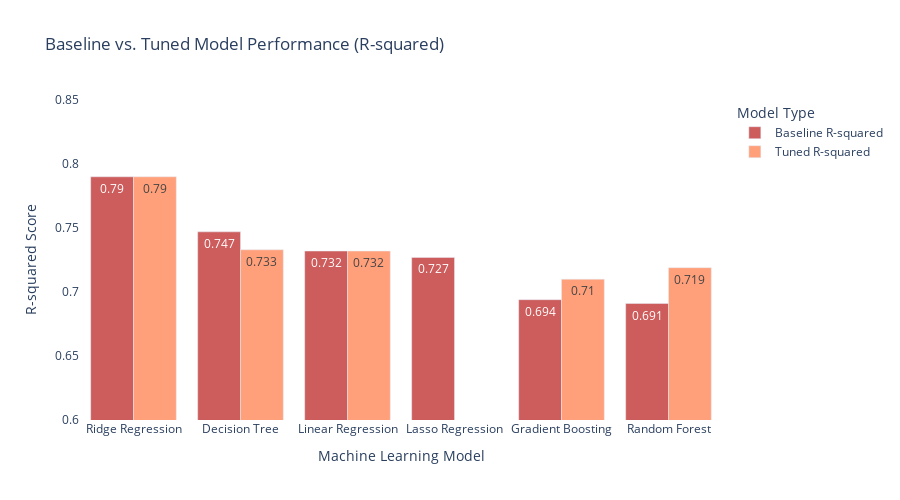

Notebook cell for this chart:
### Code cell
# 2. Create and Display the Interactive Bar Chart 

fig = go.Figure()

# Add Baseline R2 scores
fig.add_trace(go.Bar(
    x=baseline_df['Model'],
    y=baseline_df['R2'],
    name='Baseline R-squared',
    marker_color='indianred',
    text=baseline_df['R2'],
    textposition='auto'
))

# Add Tuned R2 scores
fig.add_trace(go.Bar(
    x=tuned_df['Model'],
    y=tuned_df['R2'],
    name='Tuned R-squared',
    marker_color='lightsalmon',
    text=tuned_df['R2'],
    textposition='auto'
))

# Update the layout for a clean, professional look
fig.update_layout(
    title='Baseline vs. Tuned Model Performance (R-squared)',
    xaxis_title='Machine Learning Model',
    yaxis_title='R-squared Score',
    barmode='group',
    yaxis=dict(range=[0.6, 0.85]), # Zoom in on the relevant R2 score range
    legend_title_text='Model Type',
    plot_bgcolor='white',
    width=900,
    height=500
)

# Show the interactive plot
fig.show()

### Figure 1 — Plotly figure (JSON) as saved in the notebook; plotly's stock layout.template omitted (floating-point values rounded to 4 significant figures)
{"data": [{"marker": {"color": "indianred"}, "name": "Baseline R-squared", "text": [0.79, 0.747, 0.732, 0.727, 0.694, 0.691], "textposition": "auto", "type": "bar", "x": ["Ridge Regression", "Decision Tree", "Linear Regression", "Lasso Regression", "Gradient Boosting", "Random Forest"], "y": [0.79, 0.747, 0.732, 0.727, 0.694, 0.691]}, {"marker": {"color": "lightsalmon"}, "name": "Tuned R-squared", "text": [0.79, 0.733, 0.732, 0.719, 0.71], "textposition": "auto", "type": "bar", "x": ["Ridge Regression", "Decision Tree", "Linear Regression", "Random Forest", "Gradient Boosting"], "y": [0.79, 0.733, 0.732, 0.719, 0.71]}], "layout": {"barmode": "group", "height": 500, "legend": {"title": {"text": "Model Type"}}, "plot_bgcolor": "white", "title": {"text": "Baseline vs. Tuned Model Performance (R-squared)"}, "width": 900, "xaxis": {"autorange": true, "range": [-0.5, 5.5], "title": {"text": "Machine Learning Model"}, "type": "category"}, "yaxis": {"range": [0.6, 0.85], "title": {"text": "R-squared Score"}, "type": "linear"}}}
